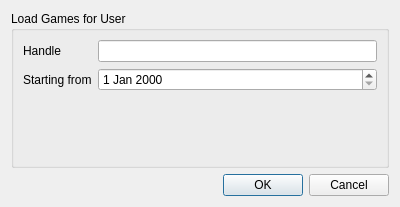
<?xml version="1.0" encoding="UTF-8"?>
<ui version="4.0">
 <class>OnlineBase</class>
 <widget class="QDialog" name="OnlineBase">
  <property name="geometry">
   <rect>
    <x>0</x>
    <y>0</y>
    <width>400</width>
    <height>207</height>
   </rect>
  </property>
  <property name="windowTitle">
   <string>Dialog</string>
  </property>
  <layout class="QVBoxLayout" name="verticalLayout">
   <item>
    <widget class="QGroupBox" name="groupBox">
     <property name="title">
      <string>Load Games for User</string>
     </property>
     <layout class="QVBoxLayout" name="verticalLayout_2">
      <item>
       <layout class="QFormLayout" name="formLayout">
        <item row="0" column="0">
         <widget class="QLabel" name="lb_user_name">
          <property name="text">
           <string>Handle</string>
          </property>
          <property name="buddy">
           <cstring>userName</cstring>
          </property>
         </widget>
        </item>
        <item row="0" column="1">
         <widget class="QLineEdit" name="userName"/>
        </item>
        <item row="1" column="1">
         <widget class="QDateEdit" name="startDate"/>
        </item>
        <item row="1" column="0">
         <widget class="QLabel" name="lb_StartDate">
          <property name="text">
           <string>Starting from</string>
          </property>
          <property name="buddy">
           <cstring>startDate</cstring>
          </property>
         </widget>
        </item>
       </layout>
      </item>
     </layout>
    </widget>
   </item>
   <item>
    <widget class="QDialogButtonBox" name="buttonBox">
     <property name="orientation">
      <enum>Qt::Horizontal</enum>
     </property>
     <property name="standardButtons">
      <set>QDialogButtonBox::Cancel|QDialogButtonBox::Ok</set>
     </property>
    </widget>
   </item>
  </layout>
 </widget>
 <resources/>
 <connections>
  <connection>
   <sender>buttonBox</sender>
   <signal>accepted()</signal>
   <receiver>OnlineBase</receiver>
   <slot>accept()</slot>
   <hints>
    <hint type="sourcelabel">
     <x>248</x>
     <y>254</y>
    </hint>
    <hint type="destinationlabel">
     <x>157</x>
     <y>274</y>
    </hint>
   </hints>
  </connection>
  <connection>
   <sender>buttonBox</sender>
   <signal>rejected()</signal>
   <receiver>OnlineBase</receiver>
   <slot>reject()</slot>
   <hints>
    <hint type="sourcelabel">
     <x>316</x>
     <y>260</y>
    </hint>
    <hint type="destinationlabel">
     <x>286</x>
     <y>274</y>
    </hint>
   </hints>
  </connection>
 </connections>
</ui>
